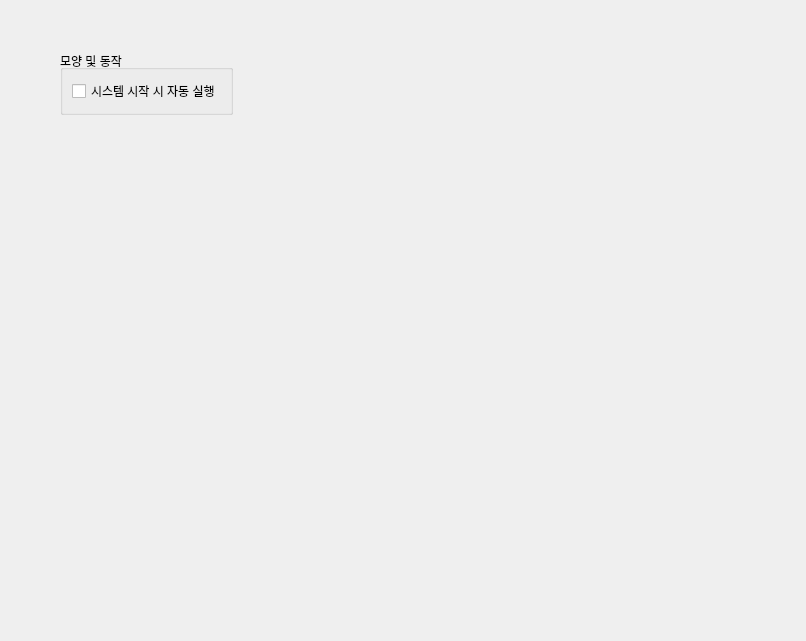
<?xml version="1.0" encoding="UTF-8"?>
<ui version="4.0">
 <class>CommonOptionWidget</class>
 <widget class="QWidget" name="CommonOptionWidget">
  <property name="geometry">
   <rect>
    <x>0</x>
    <y>0</y>
    <width>806</width>
    <height>641</height>
   </rect>
  </property>
  <property name="windowTitle">
   <string>CommonOptionWidget</string>
  </property>
  <widget class="QWidget" name="gridLayoutWidget">
   <property name="geometry">
    <rect>
     <x>40</x>
     <y>30</y>
     <width>591</width>
     <height>481</height>
    </rect>
   </property>
   <layout class="QGridLayout" name="mainLayout" rowstretch="0,0">
    <property name="leftMargin">
     <number>20</number>
    </property>
    <property name="topMargin">
     <number>20</number>
    </property>
    <property name="bottomMargin">
     <number>20</number>
    </property>
    <property name="spacing">
     <number>0</number>
    </property>
    <item row="1" column="0">
     <spacer name="verticalSpacer">
      <property name="orientation">
       <enum>Qt::Orientation::Vertical</enum>
      </property>
      <property name="sizeHint" stdset="0">
       <size>
        <width>20</width>
        <height>40</height>
       </size>
      </property>
     </spacer>
    </item>
    <item row="0" column="0">
     <layout class="QGridLayout" name="gridLayout_2">
      <item row="0" column="0">
       <widget class="QGroupBox" name="engineGroup">
        <property name="sizePolicy">
         <sizepolicy hsizetype="Fixed" vsizetype="Fixed">
          <horstretch>0</horstretch>
          <verstretch>0</verstretch>
         </sizepolicy>
        </property>
        <property name="title">
         <string>모양 및 동작</string>
        </property>
        <property name="alignment">
         <set>Qt::AlignmentFlag::AlignLeading|Qt::AlignmentFlag::AlignLeft|Qt::AlignmentFlag::AlignVCenter</set>
        </property>
        <property name="flat">
         <bool>true</bool>
        </property>
        <layout class="QVBoxLayout" name="verticalLayout">
         <item>
          <layout class="QGridLayout" name="gridLayout">
           <property name="bottomMargin">
            <number>0</number>
           </property>
           <property name="horizontalSpacing">
            <number>20</number>
           </property>
           <property name="verticalSpacing">
            <number>0</number>
           </property>
           <item row="0" column="0">
            <widget class="QCheckBox" name="checkBox">
             <property name="text">
              <string>시스템 시작 시 자동 실행</string>
             </property>
            </widget>
           </item>
          </layout>
         </item>
        </layout>
       </widget>
      </item>
      <item row="0" column="1">
       <spacer name="horizontalSpacer_2">
        <property name="orientation">
         <enum>Qt::Orientation::Horizontal</enum>
        </property>
        <property name="sizeHint" stdset="0">
         <size>
          <width>40</width>
          <height>20</height>
         </size>
        </property>
       </spacer>
      </item>
     </layout>
    </item>
   </layout>
  </widget>
 </widget>
 <resources/>
 <connections/>
</ui>
